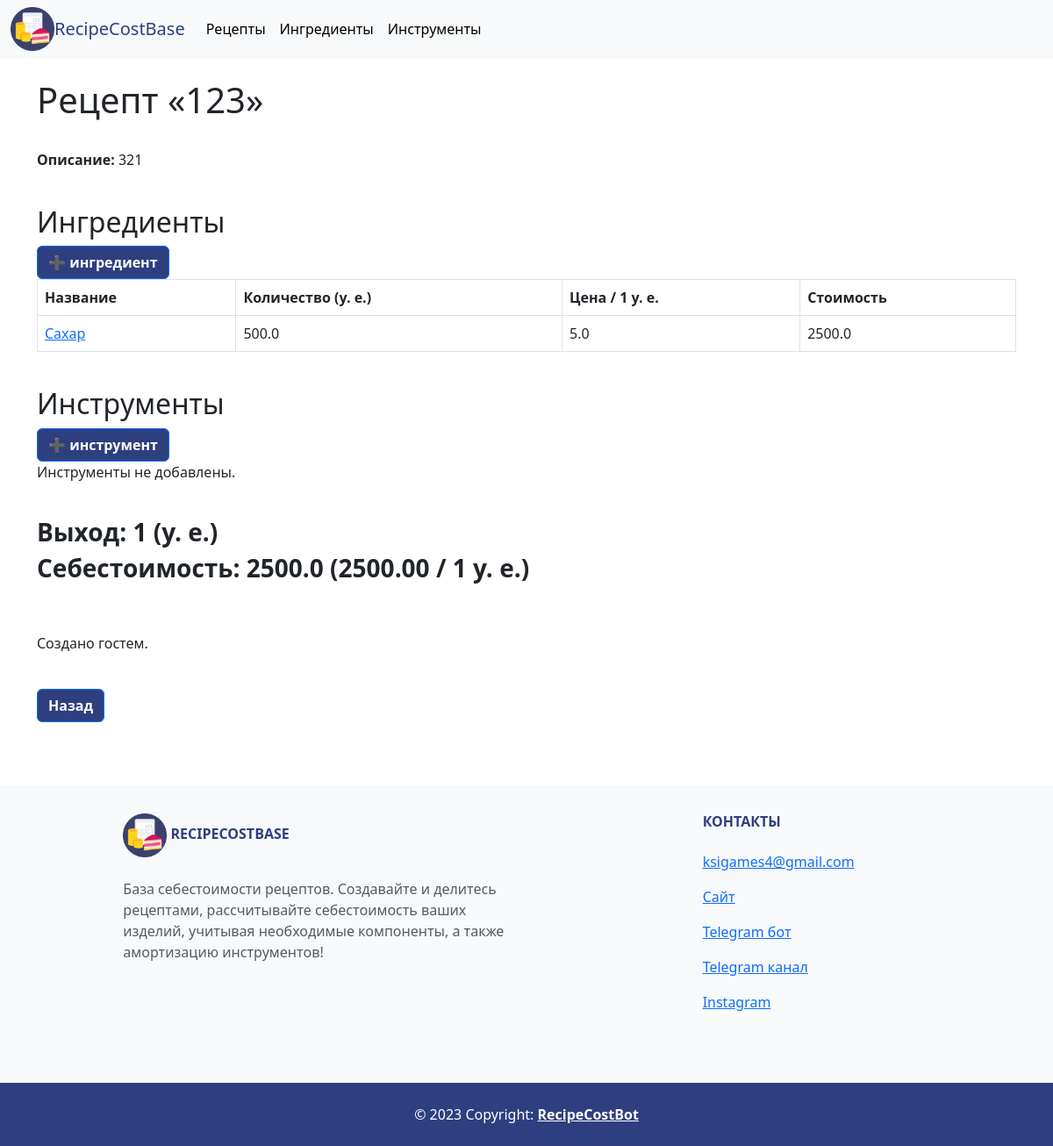
The page /core/recipes/4 on the database as committed earlier.
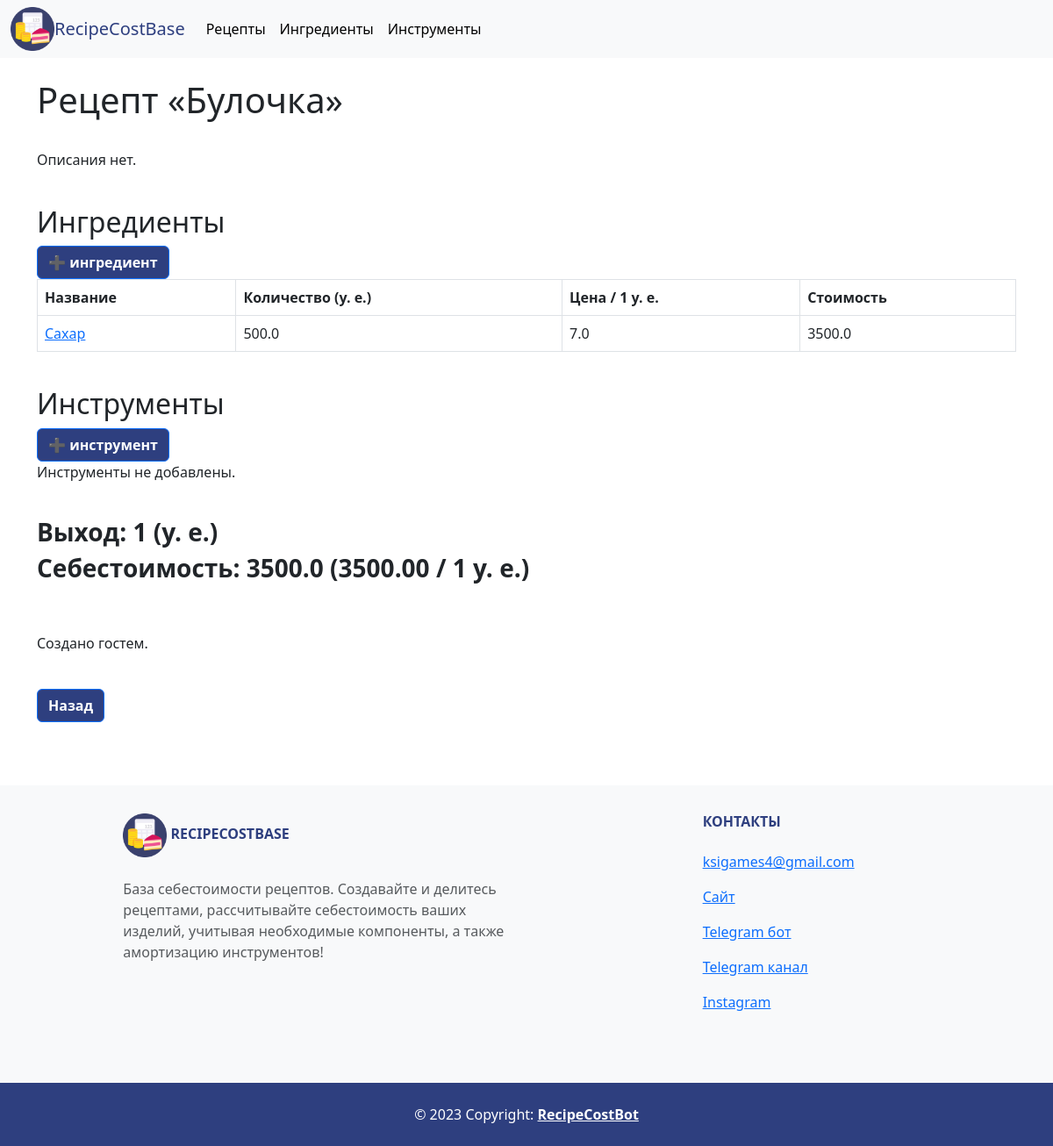
The same page on the database as committed later.
### core/models.py (models this page shows)
class Recipe(models.Model):
    name = models.CharField('Название', max_length=255)
    owner = models.ForeignKey(User, on_delete=models.CASCADE, null=True, blank=True)
    description = models.TextField('Описание', null=True)
    components = models.ManyToManyField(Component, blank=True, verbose_name='Ингредиенты', related_name='recipe')
    tools = models.ManyToManyField(Tool, blank=True, verbose_name='Инструменты', related_name='recipe')
    count = models.IntegerField('Выход', default=1)
    primecost = models.FloatField('Себестоимость', null=True, default=0)
    parent = models.BooleanField(default=True)
    parent_id = models.IntegerField(null=True, default=0)
    class Meta:
        verbose_name = 'Рецепт'
        verbose_name_plural = 'Рецепты'
        ordering = ('name', 'owner',)

class Component(models.Model):
    name = models.CharField('Название', max_length=255)
    owner = models.ForeignKey(User, on_delete=models.CASCADE, null=True)
    count = models.FloatField('Количество', null=True, blank=True)
    unit = models.CharField('Единица измрения', max_length=50, null=True)
    price = models.FloatField('Цена', null=True)
    cost = models.FloatField('Стоимость', null=True, blank=True)
    parent = models.BooleanField(default=True)
    parent_id = models.IntegerField(null=True, blank=True, default=0)
    class Meta:
        verbose_name = 'Ингредиент'
        verbose_name_plural = 'Ингредиенты'
        ordering = ('name', 'price', 'owner',)

### core/views.py (the view)
# urls.py: path('recipes/<int:pk>', views.RecipeDetail.as_view(), name='recipe'),
class RecipeDetail(DetailView):
    model = models.Recipe
    template_name = 'core/recipe_detail.html'
    context_object_name = 'recipe'
    def get_context_data(self, **kwargs) -> dict:
        recipe = models.Recipe.objects.get(id=self.kwargs['pk'])
        calc_datatools.calculate_primecost(recipe)
        context = super().get_context_data(**kwargs)
        context['title'] = f'Рецепт «{recipe.name}»'
        context['primecost_str'] = \
            f'Себестоимость: {recipe.primecost} ({format(recipe.primecost/recipe.count, ".2f")} / 1 у. е.)'
        return context

### core/datatools/calc_datatools.py (called while the page is built)
def calculate_primecost(recipe: models.Recipe):
    primecost = 0
    if recipe.components:
        for i in recipe.components.all():
            primecost += update_component(i).cost
    if recipe.tools:
        for i in recipe.tools.all():
            primecost += update_tool(i).depreciation
    recipe.primecost = float(format(primecost, '.2f'))
    recipe.save()
    return

def update_component(component: models.Component) -> models.Component:
    parent = models.Component.objects.get(id=component.parent_id)
    if component.price != parent.price:
        component.price = parent.price
    component.cost = float(format(component.price * component.count, '.2f'))
    component.save()
    return component

### core/templates/core/recipe_detail.html (shortened to what this page needs)
{% extends "core/base.html" %}
{% block content %}
<div class="container">
    <h1>{{ title }}</h1>
    <br>
    {% if recipe.description %}
    <p><b>Описание:</b> {{ recipe.description }}</p>
    {% else %}
    <p>Описания нет.</p>
    {% endif %}
    <br>
    <h2>Ингредиенты</h2>
    <a href="" class="btn btn-primary" style="background-color: #2e3f7f; color: white;">
        <b>➕ ингредиент</b>
    </a>
    {% if recipe.components.all %}
    <table class="table table-bordered">
      <thead>
        <tr style="background-color: #2e3f7f; color: white;">
            <th>Название</th>
            <th>Количество (у. е.)</th>
            <th>Цена / 1 у. е.</th>
            <th>Стоимость</th>
        </tr>
      </thead>
      <tbody>
      {% for component in recipe.components.all %}
        <tr>
            <td>
                <a href="{% url 'core:component' component.pk %}">{{component.name}}</a>
            </td>
            <td>{{component.count}}</td>
            <td>{{component.price}}</td>
            <td>{{component.cost}}</td>
        </tr>
      {% endfor %}
      </tbody>
    </table>
    {% else %}
      <p>Ингредиенты не добавлены.</p>
    {% endif %}
    <br>
    <h2>Инструменты</h2>
    <a href="" class="btn btn-primary" style="background-color: #2e3f7f; color: white;">
        <b>➕ инструмент</b>
    </a>
    {% if recipe.tools.all %}
    <table class="table table-bordered">
      <thead>
        <tr style="background-color: #2e3f7f; color: white;">
            <th>Название</th>
            <th>Цена</th>
            <th>Срок использования (мес.)</th>
            <th>Время применения (час.)</th>
            <th>Амортизиция</th>
        </tr>
      </thead>
      <tbody>
      {% for tool in recipe.tools.all %}
        <tr>
            <td>
                <a href="{% url 'core:tool' tool.pk %}">{{tool.name}}</a>
                {% if user.is_superuser or request.user.id == tool.owner.id %}
                (<a href="{% url 'core:tool_update' tool.pk %}">редактировать</a>) |
                (<a href="{% url 'core:tool_delete' tool.pk %}">удалить</a>)
                {% endif %}
            </td>
            <td>{{ tool.cost }}</td>
            <td>{{ tool.usage }}</td>
            <td>{{ tool.time }}</td>
            <td>{{ tool.depreciation }}</td>
        </tr>
      {% endfor %}
      </tbody>
    </table>
    {% else %}
    <p>Инструменты не добавлены.</p>
    {% endif %}
    <br>
    <h3><b>Выход: {{ recipe.count }} (у. е.)</b></h3>
    <h3><b>{{ primecost_str }}</b></h3>
    <br><br>
    {% if recipe.owner %}
    <p>Создано пользователем <b>{{ recipe.owner.name }} ({{ recipe.owner.id }})</b></p>
    {% else %}
    <p>Создано гостем.</p>
    {% endif %}
    <br>
    <a href="{% url 'core:recipes' %}" class="btn btn-primary" style="background-color: #2e3f7f; color: white;"><b>Назад</b></a>
</div>
{% endblock %}

Rows that differ between the two databases and show on the page:
changed Component "Сахар": price "5.0" → "7.0"; cost "2500.0" → "3500.0"
changed Recipe: description "321" → (not shown)
Other text that changed with them:
{{ title }}: "Рецепт «123»" → "Рецепт «Булочка»"
{{ primecost_str }}: "Себестоимость: 2500.0 (2500.00 / 1 у. е.)" → "Себестоимость: 3500.0 (3500.00 / 1 у. е.)"
text no longer shown: "Описание:"
text now shown: "Описания нет."
